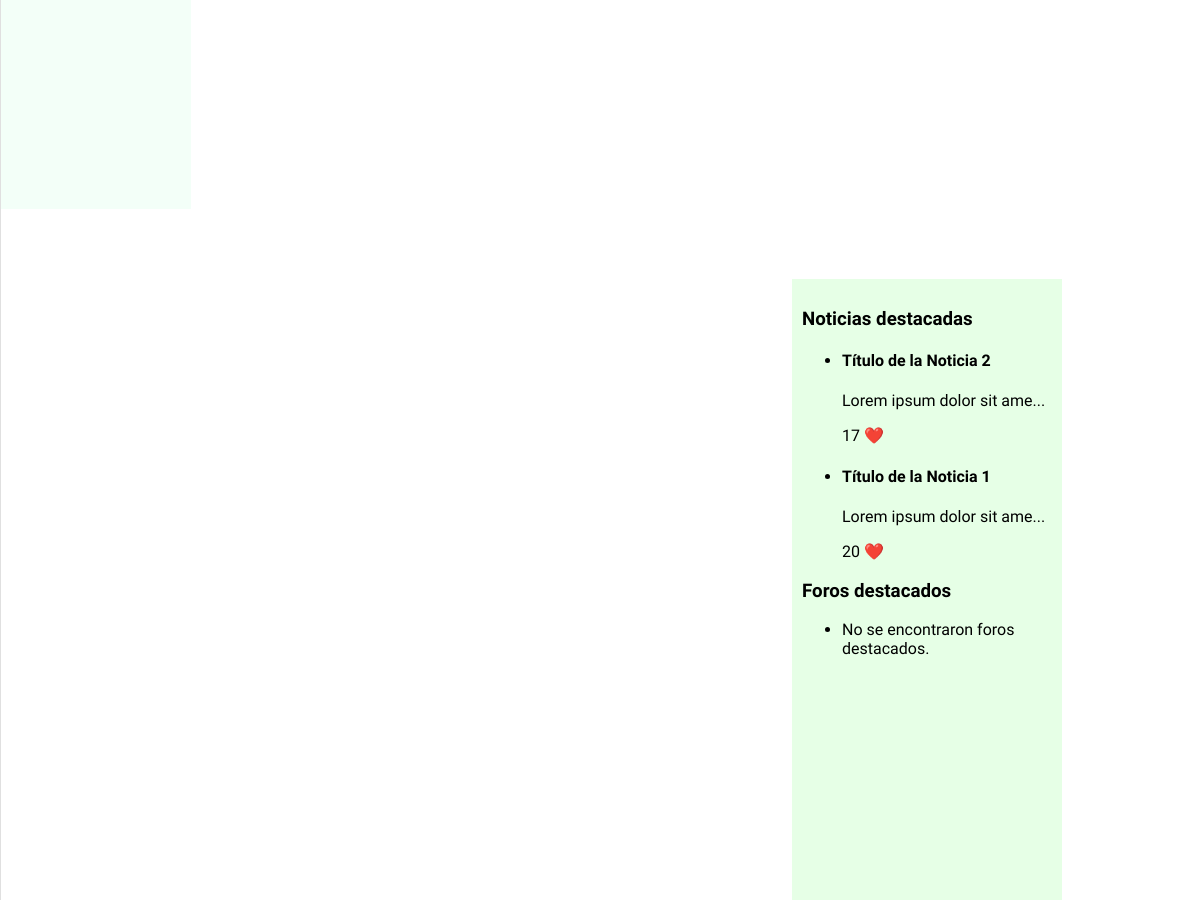
The app's page /admin.php (middle part), older data.
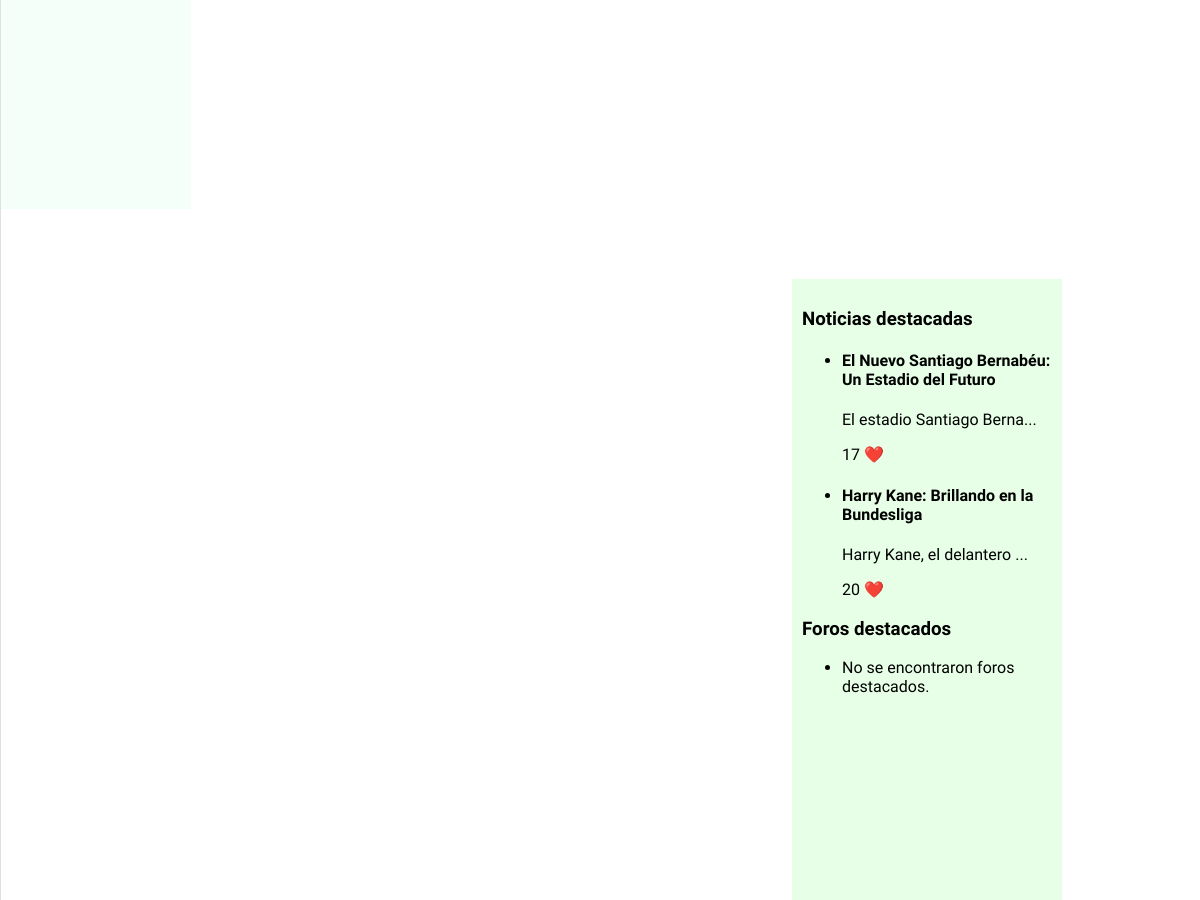
The same page, newer data.
### tables this page shows
CREATE TABLE `noticia` (
  `id` int(11) NOT NULL,
  `titulo` varchar(100) NOT NULL,
  `id_autor` int(11) DEFAULT NULL,
  `contenido` text DEFAULT NULL,
  `fecha` date NOT NULL,
  `likes` int(11) DEFAULT 0,
  `destacado` tinyint(1) NOT NULL DEFAULT 0,
  `imagen1` longblob DEFAULT NULL,
  `liga` varchar(20) DEFAULT NULL
);

### admin.php (called while the page is built, shortened)
<?php
require_once __DIR__.'/includes/config.php';
$titulo = "Administración";
    if($app->esAdmin()){
    $contenido = <<<EOS
    <h2>Panel de Administración</h2>
    <h3>Usuarios<a href='anadirUsuario.php'><button type="button">Añadir nuevo usuario</button></h3>
    EOS;
    $usuarios=es\ucm\fdi\aw\usuarios\Usuario::listaUsuario();
    if ($usuarios !== NULL) {
        $contenido .= "<table>";
        $contenido .= "<tr><th>Nombre</th><th>Email</th><th>Rol</th><th>✏️ </th><th> 🗑️ </th></tr>";
        foreach ($usuarios as $usuario) {
            $contenido .= "<tr>";
            $contenido .= "<td>" . $usuario->getNombre() . "</td>";
            $contenido .= "<td>" . $usuario->getEmail() . "</td>";
            $contenido .= "<td>" . $usuario->getRol() . "</td>";
            if($usuario->getRol()!="a") {
                $contenido .= "<td>" ." <a href='edit.php?usuario=" . urlencode($usuario->getNombre()) . "'>Editar</a>". "</td>";
                $contenido .= "<td>" ." <a href='procesarDelete.php?usuario=" . urlencode($usuario->getNombre()) . "'>Eliminar</a> ". "</td>";
            }
            else{
                $contenido .= "<td>"."". "</td>";
                $contenido .= "<td>"."". "</td>";
            }
            $contenido .= "</tr>";
        }
        $contenido .= "</table>";
    } else {
        $contenido .= "<p>No se encontraron usuarios.</p>";
    }
    $contenido .= <<<EOS
    <ul class="admin-buttons">
        <li><a href="index.php">Editar home</a></li>
        <li><a href="contenido.php">Editar contenido</a></li>
        <li><a href="foro.php"> Editar foro</a></li>
        <li><a href="crearNoticia.php"> Crear noticia</a></li>
    </ul>
    EOS;
} else {
    $contenido = <<<EOS
    <h1>Panel de Administración  </h1>
    <p> ACCESO DENEGADO. </p>
EOS;
}
$params = ['tituloPagina' => $titulo, 'contenidoPrincipal' => $contenido];
$app->generaVista('/esqueleto.php', $params);

### includes/src/Aplicacion.php (called while the page is built, shortened)
<?php
class Aplicacion
{
    private $dirInstalacion;
    private $inicializada;
    private function __construct()
    {
        $this->inicializada = false;
    }
    public function init($bdDatosConexion, $rutaApp = '/', $dirInstalacion = __DIR__)
    {
        if (!$this->inicializada) {
            $this->dirInstalacion = $dirInstalacion;
            $this->inicializada = true;
        }
    }
    public function doInclude($path = '')
    {
        $params = array();
        $this->doIncludeInterna($path, $params);
    }
    private function doIncludeInterna($path, &$params)
    {
        include($this->dirInstalacion . $path);
    }
    public function generaVista(string $rutaVista, &$params)
    {
        $params['app'] = $this;
        $rutaVista = "/Vistas{$rutaVista}";
        $this->doIncludeInterna($rutaVista, $params);
    }
}

### includes/src/noticias/noticiaModel.php (called while the page is built, shortened)
<?php
class Noticia
{
    private $titulo;
    private $contenido;
    private $fecha;
    private $likes;
    public function __construct($id, $id_autor, $titulo, $contenido, $fecha, $likes, $destacado, $liga,  $imagen1=NULL)
    {
        $this->titulo = $titulo;
        $this->contenido = $contenido;
        $this->fecha = $fecha;
        $this->likes = $likes;
    }
    public static function compararFechas($a, $b) {
        $aFecha=strtotime($a->getFecha());
        $bFecha=strtotime($b->getFecha());
        return ($aFecha > $bFecha) ? -1 : 1;
    }
    public static function listaDestacados() {
        $app = Aplicacion::getInstance();
        $conn = $app->getConexionBd();
        $result = $conn->query("SELECT * FROM noticia WHERE destacado=1");
        if($result && $result->num_rows>0){
            while($array=$result->fetch_assoc()){
                $noticia= new Noticia($array["id"], $array["id_autor"], $array["titulo"], $array["contenido"], $array["fecha"], $array["likes"], $array["destacado"], $array["liga"],$array["imagen1"] );
                $lista[]=$noticia;
            }
            usort($lista, array('es\ucm\fdi\aw\noticias\Noticia', 'compararFechas'));
            return $lista;
        }
        return NULL;
    }
    public function getTitulo()
    {
        return $this->titulo;
    }
    public function getContenido()
    {
        return $this->contenido;
    }
    public function getFecha()
    {
        return $this->fecha;
    }
    public function getLikes()
    {
        return $this->likes;
    }
}

### includes/model/foroModel.php (called while the page is built, shortened)
<?php
class Foro
{
    public static function listaDestacados() {
        $conn = new mysqli('localhost', 'root', '', 'goallink_1');
        $result = $conn->query("SELECT * FROM foro WHERE destacado=1");
        return NULL;
    }
}

### includes/comun/sidebarDer.php (the view, shortened to what this page needs)
<aside id="sidebarDer">
    <h3>Noticias destacadas</h3>
    <ul>
        <?php
            require_once "includes/src/noticias/noticiaModel.php";
            $noticiasDestacadas = Noticia::listaDestacados();
            if ($noticiasDestacadas != NULL) {
                foreach ($noticiasDestacadas as $noticia) {
                    echo "<li>";
                    echo "<h4>" . $noticia->getTitulo() . "</h4>";
                    echo "<p>" . substr($noticia->getContenido(), 0, 25) . "..."."</p>";
                    echo "<p>" . $noticia->getLikes() . " <span style='color: red;'>&#10084;&#65039;</span></p>";
                    echo "</li>";
                }
            }
            else {
                echo "<li>No se encontraron noticias destacadas.</li>";
            }
        ?>
    </ul>
    <h3>Foros destacados</h3>
    <ul>
        <?php
            require "includes/model/foroModel.php";
            $forosDestacados = Foro::listaDestacados();
            if ($forosDestacados != NULL) {
                foreach ($forosDestacados as $foro) {
                    echo "<li>";
                    echo "<h4>" . $foro->getTitulo() . "</h4>";
                    echo "<p>" . $foro->getDescripcion() . "</p>";
                    echo "<p>" . $foro->getLikes() . " <span style='color: red;'>&#10084;&#65039;</span></p>";
                    echo "</li>";
                }
            } else {
                echo "<li>No se encontraron foros destacados.</li>";
            }
        ?>
    </ul>
</aside>

### includes/Vistas/esqueleto.php (shortened to what this page needs)
<?php
$params['app']->doInclude('/Vistas/helpers/plantilla.php');
?>
<!DOCTYPE html>
<html lang="es">
<head>
<link rel="stylesheet" type="text/css" href="./CSS/estilo.css">
<link rel="stylesheet" type="text/css" href="./CSS/form.css">
<link rel="stylesheet" type="text/css" href="./CSS/noticias.css">
<link rel ="stylesheet" href="https://cdnjs.cloudflare.com/ajax/libs/font-awesome/6.2.1/css/all.min.css">
</head>
<body>
<div id="contenedor">
	<?php
	 $params['app']->doInclude('/comun/cabecera.php');
	 $params['app']->doInclude('/comun/sidebarIzq.php');
    ?>
	<main>
	</main>
	<?php
		$params['app']->doInclude('/comun/sidebarDer.php');
	?>
</div>
</body>
</html>

### includes/comun/sidebarIzq.php (shortened to what this page needs)
<nav id="sidebarIzq">
</nav>

### CSS/estilo.css (style rules this page uses)
body { background-color: #F5F5F5; margin: 0px; font-family: "Signika Negative", sans-serif; }
div#contenedor { width: 100%; margin: auto; border: 1px solid #E0E0E0; background-color: #FFFFFF; margin-top: 30px; border-radius: 10px; box-shadow: 0px 0px 10px rgba(163, 163, 163, 0.1); }
nav { padding: 10px; float: left; width: 170px; height: 800px; background-color: #f3fff8; margin-top: 70px; }
aside { padding: 10px; float: right; width: 250px; height: 800px; background-color: #e6ffe6; margin-top: 70px; margin-right: 139px; }
main { padding: 10px; float: left; min-height: 800px; width: 900px; background-color: white; margin-top: 70px; }

Row changes from the older to the newer data that the page shows:
changed noticia: titulo "Título de la Noticia 2" → "El Nuevo Santiago Bernabéu: Un Estadio del Futuro"; contenido "Lorem ipsum dolor sit ame" → "El estadio Santiago Berna"
changed noticia: titulo "Título de la Noticia 1" → "Harry Kane: Brillando en la Bundesliga"; contenido "Lorem ipsum dolor sit ame" → "Harry Kane, el delantero"
